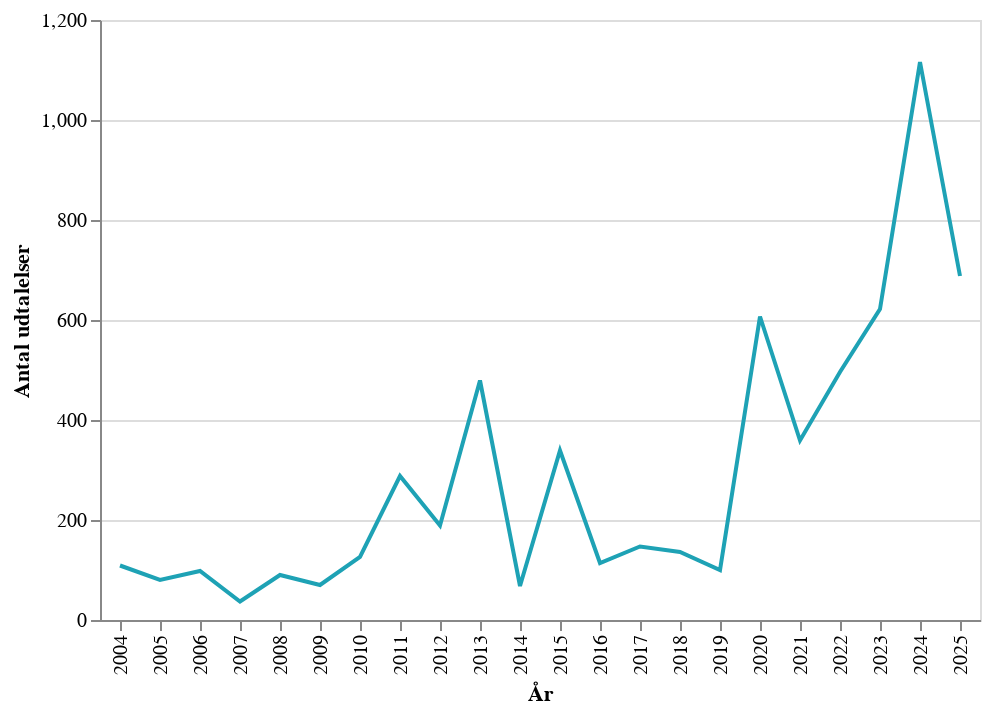

The code cell stored with this chart in its notebook:
### Code cell
col_names = {"AntalUdtalelser":"Antal udtalelser"}
chart_data_dk = chart_data.rename(columns=col_names)

# Creating a chart in Danish
chart = alt.Chart(chart_data_dk, width="container").mark_line(color=my_custom_palette[0]).encode(
    x='År:O',
    y='Antal udtalelser:Q',
    tooltip=["År:O", "Antal udtalelser:Q"]
)
chart.save(".charts/figure_03_dk.html")
chart

### Figure 1 — Vega-Lite specification as saved in the notebook (floating-point values rounded to 4 significant figures)
{"config": {"view": {"continuousWidth": 300, "continuousHeight": 300}}, "data": {"name": "data-16221b830ed01e1b269bea4ff3c9800d"}, "mark": {"type": "line", "color": "#1ea2b5"}, "encoding": {"tooltip": [{"field": "År", "type": "ordinal"}, {"field": "Antal udtalelser", "type": "quantitative"}], "x": {"field": "År", "type": "ordinal"}, "y": {"field": "Antal udtalelser", "type": "quantitative"}}, "width": "container", "$schema": "https://vega.github.io/schema/vega-lite/v5.16.3.json", "datasets": {"data-16221b830ed01e1b269bea4ff3c9800d": [{"År": 2004, "Antal udtalelser": 109}, {"År": 2005, "Antal udtalelser": 80}, {"År": 2006, "Antal udtalelser": 98}, {"År": 2007, "Antal udtalelser": 37}, {"År": 2008, "Antal udtalelser": 90}, {"År": 2009, "Antal udtalelser": 70}, {"År": 2010, "Antal udtalelser": 126}, {"År": 2011, "Antal udtalelser": 288}, {"År": 2012, "Antal udtalelser": 189}, {"År": 2013, "Antal udtalelser": 479}, {"År": 2014, "Antal udtalelser": 68}, {"År": 2015, "Antal udtalelser": 339}, {"År": 2016, "Antal udtalelser": 114}, {"År": 2017, "Antal udtalelser": 147}, {"År": 2018, "Antal udtalelser": 136}, {"År": 2019, "Antal udtalelser": 100}, {"År": 2020, "Antal udtalelser": 607}, {"År": 2021, "Antal udtalelser": 359}, {"År": 2022, "Antal udtalelser": 496}, {"År": 2023, "Antal udtalelser": 622}, {"År": 2024, "Antal udtalelser": 1116}, {"År": 2025, "Antal udtalelser": 688}]}}
